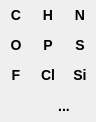
<?xml version="1.0" encoding="UTF-8"?>
<ui version="4.0">
 <class>SetAtomWidget</class>
 <widget class="QWidget" name="SetAtomWidget">
  <property name="geometry">
   <rect>
    <x>0</x>
    <y>0</y>
    <width>96</width>
    <height>122</height>
   </rect>
  </property>
  <property name="sizePolicy">
   <sizepolicy hsizetype="Preferred" vsizetype="Fixed">
    <horstretch>0</horstretch>
    <verstretch>0</verstretch>
   </sizepolicy>
  </property>
  <property name="windowTitle">
   <string>Form</string>
  </property>
  <layout class="QGridLayout" name="gridLayout">
   <property name="leftMargin">
    <number>0</number>
   </property>
   <property name="topMargin">
    <number>0</number>
   </property>
   <property name="rightMargin">
    <number>0</number>
   </property>
   <property name="bottomMargin">
    <number>0</number>
   </property>
   <property name="spacing">
    <number>0</number>
   </property>
   <item row="2" column="4">
    <widget class="schrodinger::sketcher::ModularElementButton" name="last_picked_element_btn">
     <property name="sizePolicy">
      <sizepolicy hsizetype="Fixed" vsizetype="Fixed">
       <horstretch>0</horstretch>
       <verstretch>0</verstretch>
      </sizepolicy>
     </property>
     <property name="minimumSize">
      <size>
       <width>32</width>
       <height>30</height>
      </size>
     </property>
     <property name="font">
      <font>
       <pointsize>-1</pointsize>
       <weight>75</weight>
       <italic>false</italic>
       <bold>true</bold>
      </font>
     </property>
     <property name="styleSheet">
      <string notr="true">QToolButton {
border : none;
font: bold 14px;
}</string>
     </property>
     <property name="text">
      <string>Si</string>
     </property>
     <property name="iconSize">
      <size>
       <width>30</width>
       <height>32</height>
      </size>
     </property>
     <property name="checkable">
      <bool>true</bool>
     </property>
     <attribute name="buttonGroup">
      <string notr="true">atom_group</string>
     </attribute>
    </widget>
   </item>
   <item row="2" column="3">
    <widget class="QToolButton" name="cl_btn">
     <property name="sizePolicy">
      <sizepolicy hsizetype="Fixed" vsizetype="Fixed">
       <horstretch>0</horstretch>
       <verstretch>0</verstretch>
      </sizepolicy>
     </property>
     <property name="minimumSize">
      <size>
       <width>32</width>
       <height>30</height>
      </size>
     </property>
     <property name="font">
      <font>
       <pointsize>-1</pointsize>
       <weight>75</weight>
       <italic>false</italic>
       <bold>true</bold>
      </font>
     </property>
     <property name="toolTip">
      <string>Chlorine</string>
     </property>
     <property name="styleSheet">
      <string notr="true">QToolButton {
border : none;
font: bold 14px;
}</string>
     </property>
     <property name="text">
      <string>Cl</string>
     </property>
     <property name="iconSize">
      <size>
       <width>30</width>
       <height>32</height>
      </size>
     </property>
     <property name="checkable">
      <bool>true</bool>
     </property>
     <attribute name="buttonGroup">
      <string notr="true">atom_group</string>
     </attribute>
    </widget>
   </item>
   <item row="0" column="4">
    <widget class="QToolButton" name="n_btn">
     <property name="sizePolicy">
      <sizepolicy hsizetype="Fixed" vsizetype="Fixed">
       <horstretch>0</horstretch>
       <verstretch>0</verstretch>
      </sizepolicy>
     </property>
     <property name="minimumSize">
      <size>
       <width>32</width>
       <height>30</height>
      </size>
     </property>
     <property name="font">
      <font>
       <pointsize>-1</pointsize>
       <weight>75</weight>
       <italic>false</italic>
       <bold>true</bold>
      </font>
     </property>
     <property name="toolTip">
      <string>Nitrogen</string>
     </property>
     <property name="styleSheet">
      <string notr="true">QToolButton {
border : none;
font: bold 14px;
}</string>
     </property>
     <property name="text">
      <string>N</string>
     </property>
     <property name="iconSize">
      <size>
       <width>30</width>
       <height>32</height>
      </size>
     </property>
     <property name="checkable">
      <bool>true</bool>
     </property>
     <attribute name="buttonGroup">
      <string notr="true">atom_group</string>
     </attribute>
    </widget>
   </item>
   <item row="0" column="2">
    <widget class="QToolButton" name="c_btn">
     <property name="sizePolicy">
      <sizepolicy hsizetype="Fixed" vsizetype="Fixed">
       <horstretch>0</horstretch>
       <verstretch>0</verstretch>
      </sizepolicy>
     </property>
     <property name="minimumSize">
      <size>
       <width>32</width>
       <height>30</height>
      </size>
     </property>
     <property name="font">
      <font>
       <pointsize>-1</pointsize>
       <weight>75</weight>
       <italic>false</italic>
       <bold>true</bold>
      </font>
     </property>
     <property name="toolTip">
      <string>Carbon</string>
     </property>
     <property name="styleSheet">
      <string notr="true">QToolButton {
border : none;
font: bold 14px;
}</string>
     </property>
     <property name="text">
      <string>C</string>
     </property>
     <property name="iconSize">
      <size>
       <width>30</width>
       <height>32</height>
      </size>
     </property>
     <property name="checkable">
      <bool>true</bool>
     </property>
     <attribute name="buttonGroup">
      <string notr="true">atom_group</string>
     </attribute>
    </widget>
   </item>
   <item row="1" column="4">
    <widget class="QToolButton" name="s_btn">
     <property name="sizePolicy">
      <sizepolicy hsizetype="Fixed" vsizetype="Fixed">
       <horstretch>0</horstretch>
       <verstretch>0</verstretch>
      </sizepolicy>
     </property>
     <property name="minimumSize">
      <size>
       <width>32</width>
       <height>30</height>
      </size>
     </property>
     <property name="font">
      <font>
       <pointsize>-1</pointsize>
       <weight>75</weight>
       <italic>false</italic>
       <bold>true</bold>
      </font>
     </property>
     <property name="toolTip">
      <string>Sulphur</string>
     </property>
     <property name="styleSheet">
      <string notr="true">QToolButton {
border : none;
font: bold 14px;
}</string>
     </property>
     <property name="text">
      <string>S</string>
     </property>
     <property name="iconSize">
      <size>
       <width>30</width>
       <height>32</height>
      </size>
     </property>
     <property name="checkable">
      <bool>true</bool>
     </property>
     <attribute name="buttonGroup">
      <string notr="true">atom_group</string>
     </attribute>
    </widget>
   </item>
   <item row="1" column="2">
    <widget class="QToolButton" name="o_btn">
     <property name="sizePolicy">
      <sizepolicy hsizetype="Fixed" vsizetype="Fixed">
       <horstretch>0</horstretch>
       <verstretch>0</verstretch>
      </sizepolicy>
     </property>
     <property name="minimumSize">
      <size>
       <width>32</width>
       <height>30</height>
      </size>
     </property>
     <property name="font">
      <font>
       <pointsize>-1</pointsize>
       <weight>75</weight>
       <italic>false</italic>
       <bold>true</bold>
      </font>
     </property>
     <property name="toolTip">
      <string>Oxygen</string>
     </property>
     <property name="styleSheet">
      <string notr="true">QToolButton {
border : none;
font: bold 14px;
}</string>
     </property>
     <property name="text">
      <string>O</string>
     </property>
     <property name="iconSize">
      <size>
       <width>30</width>
       <height>32</height>
      </size>
     </property>
     <property name="checkable">
      <bool>true</bool>
     </property>
     <attribute name="buttonGroup">
      <string notr="true">atom_group</string>
     </attribute>
    </widget>
   </item>
   <item row="1" column="3">
    <widget class="QToolButton" name="p_btn">
     <property name="sizePolicy">
      <sizepolicy hsizetype="Fixed" vsizetype="Fixed">
       <horstretch>0</horstretch>
       <verstretch>0</verstretch>
      </sizepolicy>
     </property>
     <property name="minimumSize">
      <size>
       <width>32</width>
       <height>30</height>
      </size>
     </property>
     <property name="font">
      <font>
       <pointsize>-1</pointsize>
       <weight>75</weight>
       <italic>false</italic>
       <bold>true</bold>
      </font>
     </property>
     <property name="toolTip">
      <string>Phosphorus</string>
     </property>
     <property name="styleSheet">
      <string notr="true">QToolButton {
border : none;
font: bold 14px;
}</string>
     </property>
     <property name="text">
      <string>P</string>
     </property>
     <property name="iconSize">
      <size>
       <width>30</width>
       <height>32</height>
      </size>
     </property>
     <property name="checkable">
      <bool>true</bool>
     </property>
     <attribute name="buttonGroup">
      <string notr="true">atom_group</string>
     </attribute>
    </widget>
   </item>
   <item row="0" column="3">
    <widget class="QToolButton" name="h_btn">
     <property name="sizePolicy">
      <sizepolicy hsizetype="Fixed" vsizetype="Fixed">
       <horstretch>0</horstretch>
       <verstretch>0</verstretch>
      </sizepolicy>
     </property>
     <property name="minimumSize">
      <size>
       <width>32</width>
       <height>30</height>
      </size>
     </property>
     <property name="font">
      <font>
       <pointsize>-1</pointsize>
       <weight>75</weight>
       <italic>false</italic>
       <bold>true</bold>
      </font>
     </property>
     <property name="toolTip">
      <string>Hydrogen</string>
     </property>
     <property name="styleSheet">
      <string notr="true">QToolButton {
border : none;
font: bold 14px;
}</string>
     </property>
     <property name="text">
      <string>H</string>
     </property>
     <property name="iconSize">
      <size>
       <width>30</width>
       <height>32</height>
      </size>
     </property>
     <property name="checkable">
      <bool>true</bool>
     </property>
     <attribute name="buttonGroup">
      <string notr="true">atom_group</string>
     </attribute>
    </widget>
   </item>
   <item row="2" column="2">
    <widget class="QToolButton" name="f_btn">
     <property name="sizePolicy">
      <sizepolicy hsizetype="Fixed" vsizetype="Fixed">
       <horstretch>0</horstretch>
       <verstretch>0</verstretch>
      </sizepolicy>
     </property>
     <property name="minimumSize">
      <size>
       <width>32</width>
       <height>30</height>
      </size>
     </property>
     <property name="font">
      <font>
       <pointsize>-1</pointsize>
       <weight>75</weight>
       <italic>false</italic>
       <bold>true</bold>
      </font>
     </property>
     <property name="toolTip">
      <string>Fluorine</string>
     </property>
     <property name="styleSheet">
      <string notr="true">QToolButton {
border : none;
font: bold 14px;
}</string>
     </property>
     <property name="text">
      <string>F</string>
     </property>
     <property name="iconSize">
      <size>
       <width>30</width>
       <height>32</height>
      </size>
     </property>
     <property name="checkable">
      <bool>true</bool>
     </property>
     <attribute name="buttonGroup">
      <string notr="true">atom_group</string>
     </attribute>
    </widget>
   </item>
   <item row="3" column="2">
    <widget class="schrodinger::sketcher::ModularToolButton" name="atom_query_btn">
     <property name="sizePolicy">
      <sizepolicy hsizetype="Fixed" vsizetype="Fixed">
       <horstretch>0</horstretch>
       <verstretch>0</verstretch>
      </sizepolicy>
     </property>
     <property name="minimumSize">
      <size>
       <width>32</width>
       <height>30</height>
      </size>
     </property>
     <property name="maximumSize">
      <size>
       <width>32</width>
       <height>32</height>
      </size>
     </property>
     <property name="styleSheet">
      <string notr="true">QToolButton {
border : none;
font: bold 14px;
}</string>
     </property>
     <property name="text">
      <string/>
     </property>
     <property name="iconSize">
      <size>
       <width>30</width>
       <height>32</height>
      </size>
     </property>
     <property name="checkable">
      <bool>true</bool>
     </property>
     <attribute name="buttonGroup">
      <string notr="true">atom_group</string>
     </attribute>
    </widget>
   </item>
   <item row="3" column="3" colspan="2">
    <widget class="schrodinger::sketcher::ToolButtonWithPopup" name="periodic_table_btn">
     <property name="sizePolicy">
      <sizepolicy hsizetype="Fixed" vsizetype="Fixed">
       <horstretch>0</horstretch>
       <verstretch>0</verstretch>
      </sizepolicy>
     </property>
     <property name="minimumSize">
      <size>
       <width>0</width>
       <height>30</height>
      </size>
     </property>
     <property name="maximumSize">
      <size>
       <width>64</width>
       <height>32</height>
      </size>
     </property>
     <property name="toolTip">
      <string>Periodic Table</string>
     </property>
     <property name="styleSheet">
      <string notr="true">QToolButton {
border : none;
font: bold 14px;
}</string>
     </property>
     <property name="text">
      <string>...</string>
     </property>
     <property name="icon">
      <iconset resource="sketcher.qrc">
       <normaloff>:/icons/periodic_table.png</normaloff>:/icons/periodic_table.png</iconset>
     </property>
     <property name="iconSize">
      <size>
       <width>60</width>
       <height>32</height>
      </size>
     </property>
     <property name="checkable">
      <bool>false</bool>
     </property>
     <property name="popupMode">
      <enum>QToolButton::DelayedPopup</enum>
     </property>
    </widget>
   </item>
  </layout>
 </widget>
 <customwidgets>
  <customwidget>
   <class>schrodinger::sketcher::ModularToolButton</class>
   <extends>QToolButton</extends>
   <header>schrodinger/sketcher/modular_tool_button.h</header>
  </customwidget>
  <customwidget>
   <class>schrodinger::sketcher::ToolButtonWithPopup</class>
   <extends>QToolButton</extends>
   <header>schrodinger/sketcher/tool_button_with_popup.h</header>
  </customwidget>
  <customwidget>
   <class>schrodinger::sketcher::ModularElementButton</class>
   <extends>QToolButton</extends>
   <header>schrodinger/sketcher/modular_element_button.h</header>
  </customwidget>
 </customwidgets>
 <resources>
  <include location="sketcher.qrc"/>
 </resources>
 <connections/>
 <buttongroups>
  <buttongroup name="atom_group"/>
 </buttongroups>
</ui>
